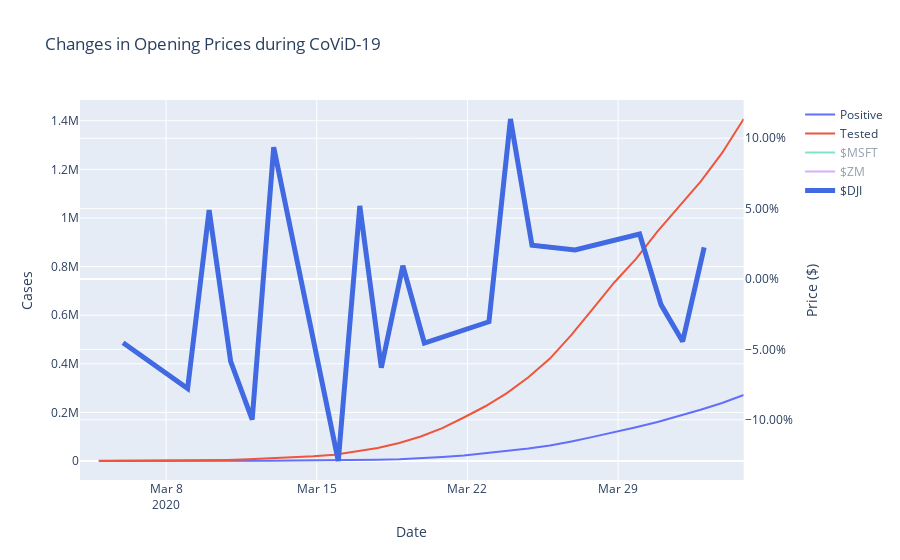

Here is the notebook cell this chart was saved with:
### Code cell
fig = make_subplots(specs=[[{"secondary_y": True}]])

# Positive COVID-19 cases
fig.add_trace(go.Scatter(x=df_states_daily['dateChecked'], y=df_states_daily['positive'],
                    mode='lines',
                    name='Positive'),
             secondary_y=False)

# Total tested cases
fig.add_trace(go.Scatter(x=df_states_daily['dateChecked'], y=df_states_daily['totalTestResults'],
                    mode='lines',
                    name='Tested'),
             secondary_y=False,)

# MSFT Open
fig.add_trace(go.Scatter(x=msft_pct.index, y=msft_pct,
                    mode='lines',
                    name='$MSFT',
                    visible='legendonly'),
             secondary_y=True,)

# ZM Open
fig.add_trace(go.Scatter(x=zm_pct.index, y=zm_pct,
                    mode='lines',
                    name='$ZM',
                    visible='legendonly'),
             secondary_y=True,)

# DJI Open
fig.add_trace(go.Scatter(x=dji_pct.index, y=dji_pct,
                    mode='lines',
                    name='$DJI',
                    line=dict(color='royalblue', width=5)),
             secondary_y=True,)



# Add figure title
fig.update_layout(
    title_text="Changes in Opening Prices during CoViD-19",
)

# Set x-axis title
fig.update_xaxes(title_text="Date")

# Set y-axes titles
fig.update_yaxes(title_text="Cases", secondary_y=False)
fig.update_yaxes(title_text="Price ($)", secondary_y=True)

# Set second y axis to percentage
fig.update_yaxes(tickformat=".2%", secondary_y=True)



fig.show()

### Figure 1 — Plotly figure (JSON) as saved in the notebook; plotly's stock layout.template omitted (floating-point values rounded to 4 significant figures)
{"data": [{"mode": "lines", "name": "Positive", "type": "scatter", "x": ["2020-04-03T20:00:00", "2020-04-02T20:00:00", "2020-04-01T20:00:00", "2020-03-31T20:00:00", "2020-03-30T20:00:00", "2020-03-29T20:00:00", "2020-03-28T20:00:00", "2020-03-27T20:00:00", "2020-03-26T20:00:00", "2020-03-25T20:00:00", "2020-03-24T20:00:00", "2020-03-23T20:00:00", "2020-03-22T20:00:00", "2020-03-21T20:00:00", "2020-03-20T20:00:00", "2020-03-19T20:00:00", "2020-03-18T20:00:00", "2020-03-17T20:00:00", "2020-03-16T20:00:00", "2020-03-15T20:00:00", "2020-03-14T20:00:00", "2020-03-13T20:00:00", "2020-03-12T20:00:00", "2020-03-11T20:00:00", "2020-03-10T20:00:00", "2020-03-09T20:00:00", "2020-03-08T20:00:00", "2020-03-07T21:00:00", "2020-03-06T21:00:00", "2020-03-05T21:00:00", "2020-03-04T21:00:00"], "xaxis": "x", "y": [271915, 239009, 210770, 184683, 160530, 139061, 118234, 99413, 80735, 63928, 51954, 42152, 31879, 23197, 17033, 11719, 7730, 5722, 4019, 3173, 2450, 1922, 1315, 1054, 778, 584, 417, 341, 223, 176, 118], "yaxis": "y"}, {"mode": "lines", "name": "Tested", "type": "scatter", "x": ["2020-04-03T20:00:00", "2020-04-02T20:00:00", "2020-04-01T20:00:00", "2020-03-31T20:00:00", "2020-03-30T20:00:00", "2020-03-29T20:00:00", "2020-03-28T20:00:00", "2020-03-27T20:00:00", "2020-03-26T20:00:00", "2020-03-25T20:00:00", "2020-03-24T20:00:00", "2020-03-23T20:00:00", "2020-03-22T20:00:00", "2020-03-21T20:00:00", "2020-03-20T20:00:00", "2020-03-19T20:00:00", "2020-03-18T20:00:00", "2020-03-17T20:00:00", "2020-03-16T20:00:00", "2020-03-15T20:00:00", "2020-03-14T20:00:00", "2020-03-13T20:00:00", "2020-03-12T20:00:00", "2020-03-11T20:00:00", "2020-03-10T20:00:00", "2020-03-09T20:00:00", "2020-03-08T20:00:00", "2020-03-07T21:00:00", "2020-03-06T21:00:00", "2020-03-05T21:00:00", "2020-03-04T21:00:00"], "xaxis": "x", "y": [1407271, 1267658, 1149960, 1048884, 944854, 831351, 735704, 626633, 519338, 421532, 344732, 279473, 225342, 179106, 135180, 100872, 73955, 53326, 40123, 25724, 19552, 15535, 9356, 7124, 4585, 3951, 2752, 2150, 1794, 1129, 866], "yaxis": "y"}, {"mode": "lines", "name": "$MSFT", "type": "scatter", "visible": "legendonly", "x": ["2020-03-04T00:00:00", "2020-03-05T00:00:00", "2020-03-06T00:00:00", "2020-03-09T00:00:00", "2020-03-10T00:00:00", "2020-03-11T00:00:00", "2020-03-12T00:00:00", "2020-03-13T00:00:00", "2020-03-16T00:00:00", "2020-03-17T00:00:00", "2020-03-18T00:00:00", "2020-03-19T00:00:00", "2020-03-20T00:00:00", "2020-03-23T00:00:00", "2020-03-24T00:00:00", "2020-03-25T00:00:00", "2020-03-26T00:00:00", "2020-03-27T00:00:00", "2020-03-30T00:00:00", "2020-03-31T00:00:00", "2020-04-01T00:00:00", "2020-04-02T00:00:00"], "xaxis": "x", "y": [null, -0.01448, -0.02072, -0.0714, 0.04742, -0.006512, -0.07529, 0.01514, -0.05085, 0, -0.01429, 0.03457, 0.02262, -0.06158, 0.04919, 0.0359, -0.003425, 0.02257, 0.004547, 0.04566, -0.04015, -0.007451], "yaxis": "y2"}, {"mode": "lines", "name": "$ZM", "type": "scatter", "visible": "legendonly", "x": ["2020-03-04T00:00:00", "2020-03-05T00:00:00", "2020-03-06T00:00:00", "2020-03-09T00:00:00", "2020-03-10T00:00:00", "2020-03-11T00:00:00", "2020-03-12T00:00:00", "2020-03-13T00:00:00", "2020-03-16T00:00:00", "2020-03-17T00:00:00", "2020-03-18T00:00:00", "2020-03-19T00:00:00", "2020-03-20T00:00:00", "2020-03-23T00:00:00", "2020-03-24T00:00:00", "2020-03-25T00:00:00", "2020-03-26T00:00:00", "2020-03-27T00:00:00", "2020-03-30T00:00:00", "2020-03-31T00:00:00", "2020-04-01T00:00:00", "2020-04-02T00:00:00"], "xaxis": "x", "y": [null, -0.0697, 0.08526, -0.1224, 0.08381, -0.04736, -0.01992, 0.06353, -0.0708, 0.02219, 0.03419, 0.1077, 0.04921, 0.1008, 0.08451, -0.09026, 0.002926, 0.03694, 0.1034, -0.08547, -0.01714, -0.1329], "yaxis": "y2"}, {"line": {"color": "royalblue", "width": 5}, "mode": "lines", "name": "$DJI", "type": "scatter", "x": ["2020-03-04T00:00:00", "2020-03-06T00:00:00", "2020-03-09T00:00:00", "2020-03-10T00:00:00", "2020-03-11T00:00:00", "2020-03-12T00:00:00", "2020-03-13T00:00:00", "2020-03-16T00:00:00", "2020-03-17T00:00:00", "2020-03-18T00:00:00", "2020-03-19T00:00:00", "2020-03-20T00:00:00", "2020-03-23T00:00:00", "2020-03-24T00:00:00", "2020-03-25T00:00:00", "2020-03-27T00:00:00", "2020-03-30T00:00:00", "2020-03-31T00:00:00", "2020-04-01T00:00:00", "2020-04-02T00:00:00"], "xaxis": "x", "y": [null, -0.04526, -0.07786, 0.04894, -0.05856, -0.09988, 0.09363, -0.1293, 0.05196, -0.06303, 0.009463, -0.04546, -0.03036, 0.1137, 0.02394, 0.02057, 0.03192, -0.01838, -0.04443, 0.02244], "yaxis": "y2"}], "layout": {"autosize": true, "title": {"text": "Changes in Opening Prices during CoViD-19"}, "xaxis": {"anchor": "y", "autorange": true, "domain": [0, 0.94], "range": ["2020-03-04", "2020-04-03 20:00"], "title": {"text": "Date"}, "type": "date"}, "yaxis": {"anchor": "x", "autorange": true, "domain": [0, 1], "range": [-78060.0, 1485000.0], "title": {"text": "Cases"}, "type": "linear"}, "yaxis2": {"anchor": "x", "autorange": true, "overlaying": "y", "range": [-0.1428, 0.1271], "side": "right", "tickformat": ".2%", "title": {"text": "Price ($)"}, "type": "linear"}}}
